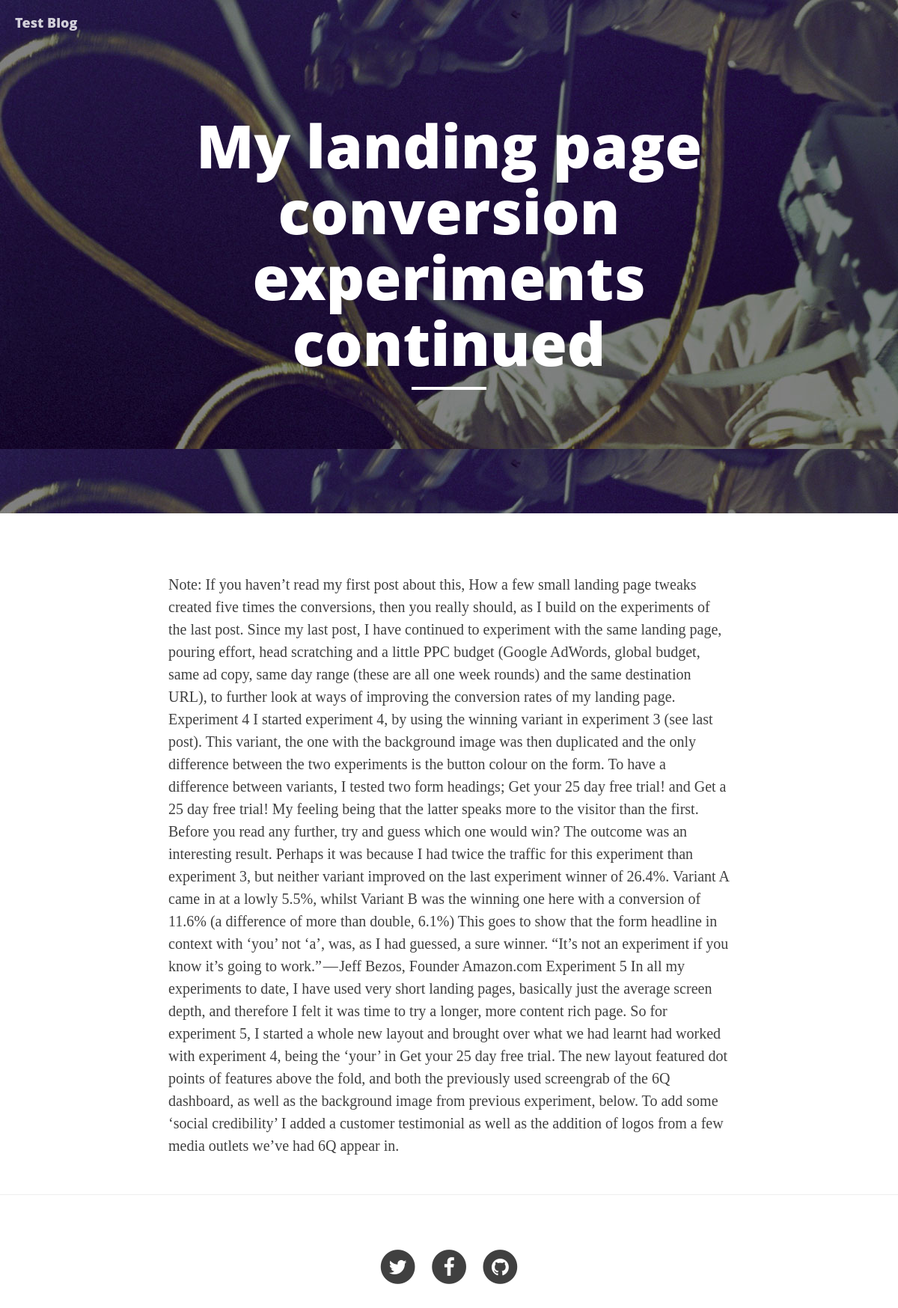
The app's page /blog/2/ with its own data.
### blog/models.py (models this page shows, shortened)
class Post(models.Model):
    title = models.CharField(max_length=255) # ��������� �����
    datetime = models.DateTimeField(u'Created') # ���� ����������
    content = models.TextField(max_length=10000) # ����� �����

### blog/views.py (the view)
# urls.py: url(r'^(?P<pk>\d+)/$', PostDetailView.as_view()),
class PostDetailView(DetailView):
    model = Post

### blog/templates/blog/post_detail.html
{% extends 'blog/home.html' %}
{% block content %}
        {% load staticfiles %}
    <header class="intro-header" style="background: gray url('{% static 'img/post-bg.jpg' %}')">
        <div class="container">
            <div class="row">
                <div class="col-lg-8 col-lg-offset-2 col-md-10 col-md-offset-1">
                    <div class="site-heading">
                        <h1>{{ post.title }}</h1>
                        <hr class="small">
                    </div>
                </div>
            </div>
        </div>
    </header>
    <article>
        <div class="container">
            <div class="row">
                <div class="col-lg-8 col-lg-offset-2 col-md-10 col-md-offset-1">
                    <p>{{ post.content }}</p>
                </div>
            </div>
        </div>
    </article>
{% endblock %}

### blog/templates/blog/home.html (shortened to what this page needs)
<!DOCTYPE html>
<html lang="ru">
    <head>
        {% load staticfiles %}
        <link href="{% static 'css/bootstrap.min.css' %}" rel="stylesheet">
        <link href="{% static 'css/clean-blog.min.css' %}" rel="stylesheet">
        <link href="{% static 'css/font-awesome.min.css' %}" rel="stylesheet" type="text/css">
    </head>
<body>
<nav class="navbar navbar-default navbar-custom navbar-fixed-top">
  <div class="container-fluid">
    <div class="navbar-header">
      <a class="navbar-brand" href="{% url 'list' %}">Test Blog</a>
    </div>
    <div class="collapse navbar-collapse" id="bs-example-navbar-collapse-1">
    </div>
  </div>
</nav>
     {% block content %}Empty page{% endblock %}
    <hr>
    <footer>
        <div class="container">
            <div class="row">
                <div class="col-lg-8 col-lg-offset-2 col-md-10 col-md-offset-1">
                    <ul class="list-inline text-center">
                        <li>
                            <a href="#">
                                <span class="fa-stack fa-lg">
                                    <i class="fa fa-circle fa-stack-2x"></i>
                                    <i class="fa fa-twitter fa-stack-1x fa-inverse"></i>
                                </span>
                            </a>
                        </li>
                        <li>
                            <a href="#">
                                <span class="fa-stack fa-lg">
                                    <i class="fa fa-circle fa-stack-2x"></i>
                                    <i class="fa fa-facebook fa-stack-1x fa-inverse"></i>
                                </span>
                            </a>
                        </li>
                        <li>
                            <a href="#">
                                <span class="fa-stack fa-lg">
                                    <i class="fa fa-circle fa-stack-2x"></i>
                                    <i class="fa fa-github fa-stack-1x fa-inverse"></i>
                                </span>
                            </a>
                        </li>
                    </ul>
                </div>
            </div>
        </div>
    </footer>
</body>
</html>

### records on screen
Post: title "My landing page conversion experiments continued", content "Note: If you haven’t read my first post about this, How a few small landing page tweaks created five times the conversions, then you really should, as I build on the experiments of the last post. Since my last post, I have continued to experiment with the same landing page, pouring effort, head scratching and a little PPC budget (Google AdWords, global budget, same ad copy, same day range (these are all one week rounds) and the same destination URL), to further look at ways of improving the conversion rates of my landing page. Experiment 4 I started experiment 4, by using the winning variant in experiment 3 (see last post). This variant, the one with the background image was then duplicated…"
